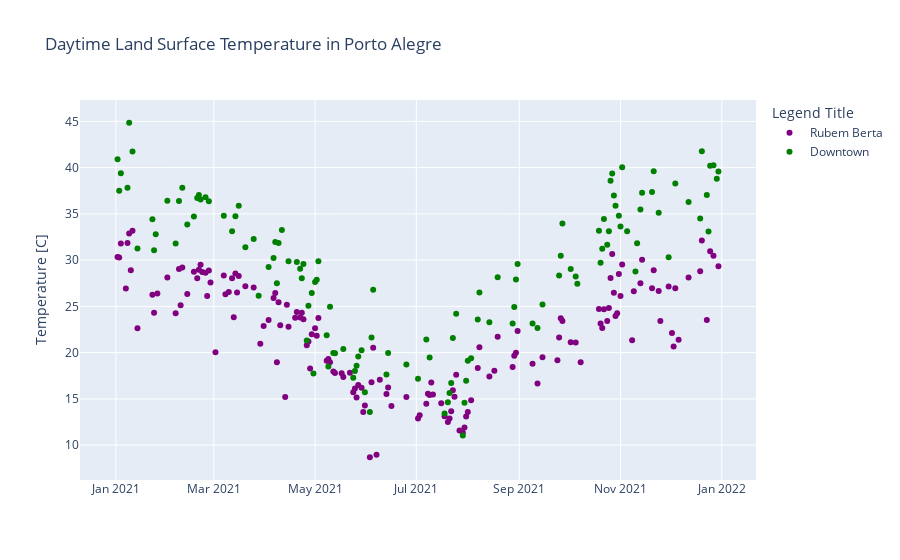

Notebook code for this chart:
### Code cell
#interactive graph

import plotly.graph_objects as go
fig = go.Figure()
# Add traces
fig.add_trace(go.Scatter(x = d_center["datetime"], y= d_center["LST_Day_1km"],
                    mode='markers',
                    marker=dict(color='purple'),
                    name='Rubem Berta'))
fig.add_trace(go.Scatter(x = d_rubem["datetime"], y= d_rubem["LST_Day_1km"],
                    mode='markers',
                    marker=dict(color='green'),
                    name='Downtown'))
fig.update_layout(
    title="Daytime Land Surface Temperature in Porto Alegre",
    yaxis_title="Temperature [C]",
    legend_title="Legend Title",)


fig.show()
